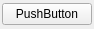
<?xml version="1.0" encoding="UTF-8"?>
<ui version="4.0">
 <class>DeviceWidget</class>
 <widget class="QWidget" name="DeviceWidget">
  <property name="geometry">
   <rect>
    <x>0</x>
    <y>0</y>
    <width>94</width>
    <height>29</height>
   </rect>
  </property>
  <property name="windowTitle">
   <string>Form</string>
  </property>
  <layout class="QVBoxLayout" name="verticalLayout">
   <property name="spacing">
    <number>2</number>
   </property>
   <property name="leftMargin">
    <number>2</number>
   </property>
   <property name="topMargin">
    <number>2</number>
   </property>
   <property name="rightMargin">
    <number>2</number>
   </property>
   <property name="bottomMargin">
    <number>2</number>
   </property>
   <item>
    <widget class="QPushButton" name="button">
     <property name="text">
      <string>PushButton</string>
     </property>
     <property name="checkable">
      <bool>true</bool>
     </property>
    </widget>
   </item>
  </layout>
 </widget>
 <resources/>
 <connections/>
</ui>
